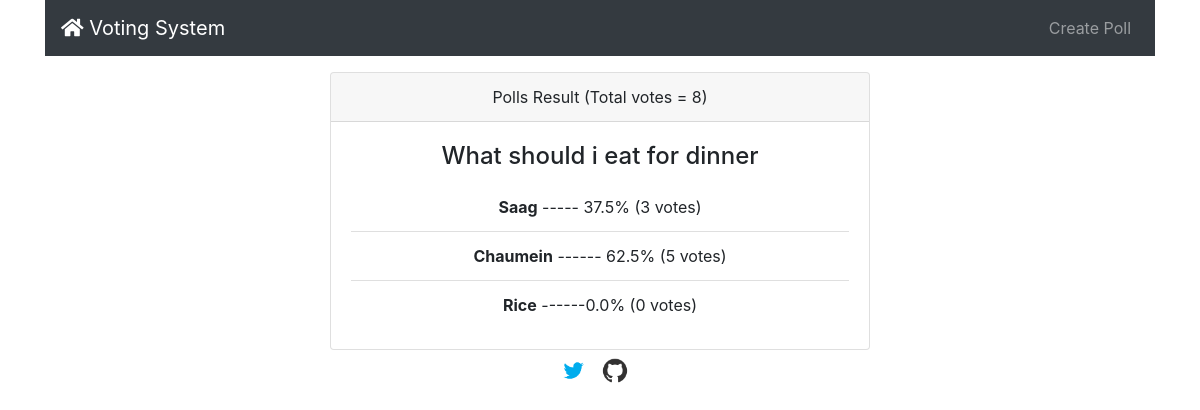
Page /result/2 on the committed database.
### vote_app/models.py (models this page shows, shortened)
class Vote(models.Model):
    question_text = models.CharField(max_length=250)
    option_one_text = models.CharField(max_length=20,default="a")
    option_two_text = models.CharField(max_length=20,default="b")
    option_three_text = models.CharField(max_length=20,default="c")
    option_one_count = models.IntegerField(default=0)
    option_two_count = models.IntegerField(default=0)
    option_three_count = models.IntegerField(default=0)
    option_one_image_url = models.CharField(max_length=250,default="https://images.unsplash.com/photo-1515549832467-8783363e19b6?ixlib=rb-1.2.1&ixid=eyJhcHBfaWQiOjEyMDd9&auto=format&fit=crop&w=282&q=80")
    option_two_image_url = models.CharField(max_length=250,default="https://images.unsplash.com/photo-1515549832467-8783363e19b6?ixlib=rb-1.2.1&ixid=eyJhcHBfaWQiOjEyMDd9&auto=format&fit=crop&w=282&q=80")
    option_three_image_url = models.CharField(max_length=250,default="https://images.unsplash.com/photo-1515549832467-8783363e19b6?ixlib=rb-1.2.1&ixid=eyJhcHBfaWQiOjEyMDd9&auto=format&fit=crop&w=282&q=80")
    def total(self):
        return self.option_one_count + self.option_two_count + self.option_three_count
    def in_percent_one(self):
        total = self.option_one_count + self.option_two_count + self.option_three_count
        if total > 0:
            result =  self.option_one_count / total *100
            return round(result,1)
        else:
            return 0
    def in_percent_two(self):
        total = self.option_one_count + self.option_two_count + self.option_three_count
        if total > 0:
            result =  self.option_two_count / total *100
            return round(result,1)
        else:
            return 0
    def in_percent_three(self):
        total = self.option_one_count + self.option_two_count + self.option_three_count
        if total > 0:
            result =  self.option_three_count / total *100
            return round(result,1)
        else:
            return 0

### vote_app/views.py (the view)
# urls.py: path('result/<int:vote_id>',views.result,name='result'),
def result(request,vote_id):
    result_of = Vote.objects.get(pk=vote_id)
    return render(request,'vote_app/result.html',{'result':result_of})

### vote_app/templates/vote_app/result.html (shortened to what this page needs)
{% extends 'vote_app/base.html' %}
{% block content %}
<div class="row mt-3">
        <div class="col-md-6 offset-md-3">
            <div class="card text-center">
                <div class="card-header">
                   Polls Result (Total votes = {{ result.total }})
                </div>
                <div class="card-body">
                  <h4 class="card-title">{{ result.question_text }}</h4>
                  <ul class="list-group list-group-flush">
                    <li class="list-group-item "><b>{{ result.option_one_text }}</b> ----- {{ result.in_percent_one  }}%    ({{ result.option_one_count }} votes)</li>
                    <li class="list-group-item"><b>{{ result.option_two_text }}</b>  ------ {{ result.in_percent_two  }}% ({{ result.option_two_count }} votes) </li>
                    <li class="list-group-item"><b>{{ result.option_three_text }}</b> ------{{ result.in_percent_three  }}% ({{ result.option_three_count }} votes)</li>
                  </ul>
                </div>
              </div>
        </div>
  </div>
{% endblock %}

### rows in the picture
Vote: total "8", question_text "What should i eat for dinner", option_one_text "Saag", in_percent_one "37.5", option_one_count "3", option_two_text "Chaumein", in_percent_two "62.5", option_two_count "5", option_three_text "Rice", in_percent_three "0.0", option_three_count "0"
